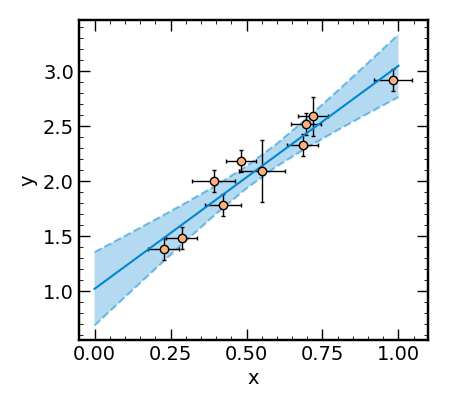

Generate this figure with Python:
# import functions
from numpy import array, any, diag, ones, cov, square, sum, sqrt, linspace
from numpy.linalg import inv,pinv,det
from scipy.stats import t as tdist
from matplotlib import pyplot as plt
'''
Name
    LinRegConf

Purpose
    Linear least squares fit to given data for polynomial of arbitrary order.
    Includes uncertainty in ordinate for inverse-variance weights if provided.
    Calculates $1\sigma$ uncertainties in parameters as well as best-fit
    confidence intervals for a desired p-value. Optional plotting.
    Least squares fit is accomplished using the generalized linear algebra
    approach with method for computing the inversion of the covariance matrix
    based on a test for singularity (SVD if singular, LUD otherwise).

Arguments
    :x_data (*np.ndarray*): data for the abscissa in nx1 array
    :y_data (*np.ndarray*): data for the ordinate in nx1 array

Keyword Arguments
    :x_err  (*np.ndarray*): abscissa uncertainty as nx1 array; default of None
    :y_err  (*np.ndarray*): ordinate uncertainty as nx1 array; default of None
    :n_poly (*int*)       : polynomial order; default of 1
    :p      (*float*)     : percentile for confidence intervals; default of 0.05

Returns
    :LinRegConf (*object*): an instantiation of the LinRegConf object class with
                all associated attributes and methods, including linear least
                squares fit results and confidences

Attributes
    :params (*np.ndarray*): n_poly+1 x 1 array of best-fit parameters
    :uncrts (*np.ndarray*): n_poly+1 x 1 array of parameter uncertainties
    :Z      (*np.ndarray*): n_poly+1 x n array of the design matrix
    :ssr    (*float*)     : summed squared residuals
    :model  (*function*)  : callable function which, given arbitrary abscissa
                values, returns the best-fit model prediction for the ordinate
    :CI     (*function*)  : callable function which, given arbitrary abscissa
                values, returns the *p* confidence on the predicted ordinate

Methods
    :__fit__ : performs linear least squares for polynomial of order *n_poly*
    :__conf__: computes confidence intervals on best-fit polynomial at the
                *p* percentile
    :pprint  : prints best-fit parameters with $1\sigma$ uncertainties
    :plot    : plots best fit with confidence intervals and data (with
                uncertainties if provided)
'''
class LinRegConf(object):
    def __init__(self,x_data,y_data,n_poly=1,p=0.05,x_err=None,y_err=None):
        # relevant numbers
        self.n_poly = n_poly
        self.n   = len(x_data)  # data size
        self.dof = self.n - self.n_poly # degrees of freedom
        self.p   = p
        # store data
        self.x = x_data
        self.y = y_data
        self.yerr = y_err
        self.xerr = x_err
        # design matrix
        self.design = lambda x: array([x**i for i in range(self.n_poly+1)]).T
        # fit using linear least squares
        self.__fit__()
        # confidence intervals on confidence intervals
        self.__conf__()
    # function to fit using linear least squares
    def __fit__(self):
        # design matrix
        Z = self.design(self.x)
        # response matrix
        Y = self.y
        # weight matrix
        if any(self.yerr == None):
            W = diag(ones(self.n))
        else:
            W = diag(self.yerr**-2)
        # linear least squares for singular matrix
        if det(Z.T @ Z) == 0:
            S = pinv(Z.T @ W @ Z)
            B = S @ (Z.T @ W @ Y)
        # linear least squares for non-singular matrix
        else:
            S = inv(Z.T @ W @ Z)
            B = S @ (Z.T @ W @ Y)
        # store for later
        self.Z  = Z
        self.Y  = Y
        self.W  = W
        self.invcov = S
        self.params = B
        # function returning Y given X
        self.model = lambda x: B @ self.design(x).T
        # summed squared residuals
        self.res = (Y-B@Z.T)
        self.ssr = (self.res.T @ W @ self.res)
        # 1sigma uncertainty in parameters
        self.uncrts = sqrt(diag(S)*self.ssr/self.dof) * tdist.ppf(0.8413,self.dof)
    # set up confidence intervals
    def __conf__(self):
        # normalization
        xbar = self.Z.mean(axis=0)
        norm = sum( (self.Z-xbar).T @ (self.Z-xbar) )
        # function returning confidence in Y given X
        x  = linspace(self.x.min()//1,self.x.max()//1+1,11)
        self.CI = lambda x,p=self.p: tdist.ppf(1-p,self.dof) * \
                    sqrt( self.ssr/self.dof * (1/sum(diag(self.W))+\
                    (diag(self.invcov) @ (self.design(x)-xbar).T**2)/ norm ) )
    # print out results
    def pprint(self):
        for i in range(self.n_poly+1):
            print(f'a_{i:d} x^{i:d}  :  {self.params[i]:.3f} +/- {self.errors[i]:.3f}')
    # plot up data
    def plot(self,xlabel='x',ylabel='y'):
        # arbitrary plotting arrays
        x_plot = linspace(self.x.min()//1,self.x.max()//1+1,101)
        y_plot = self.model(x_plot)
        c_plot = self.CI(x_plot)
        # plot with confidence intervals
        plt.fill_between(x_plot,y_plot-c_plot,y_plot+c_plot, \
                        color='xkcd:cerulean',alpha=0.3,edgecolor='none')
        plt.plot(x_plot,y_plot-c_plot,'--',color='xkcd:cerulean',alpha=0.5)
        plt.plot(x_plot,y_plot+c_plot,'--',color='xkcd:cerulean',alpha=0.5)
        if any(self.xerr != None) and any(self.yerr != None):
            plt.errorbar(self.x,self.y,zorder=3,ls='none',color='black',lw=1,\
                        xerr=self.xerr,yerr=self.yerr)
        elif any(self.yerr != None):
            plt.errorbar(self.x,self.y,zorder=3,ls='none',color='black',lw=1,yerr=self.yerr)
        plt.scatter(self.x,self.y,c='xkcd:peach',edgecolor='black',zorder=4)
        plt.plot(x_plot,y_plot,color='xkcd:cerulean',zorder=3)
        plt.xlabel(xlabel)
        plt.ylabel(ylabel)
        plt.xlim(x_plot[0],x_plot[-1])
        plt.ylim((y_plot-c_plot).min(),(y_plot+c_plot).max())
        plt.subplots_adjust(bottom=0.15,left=0.18,right=0.95,top=0.95)
        plt.show()
